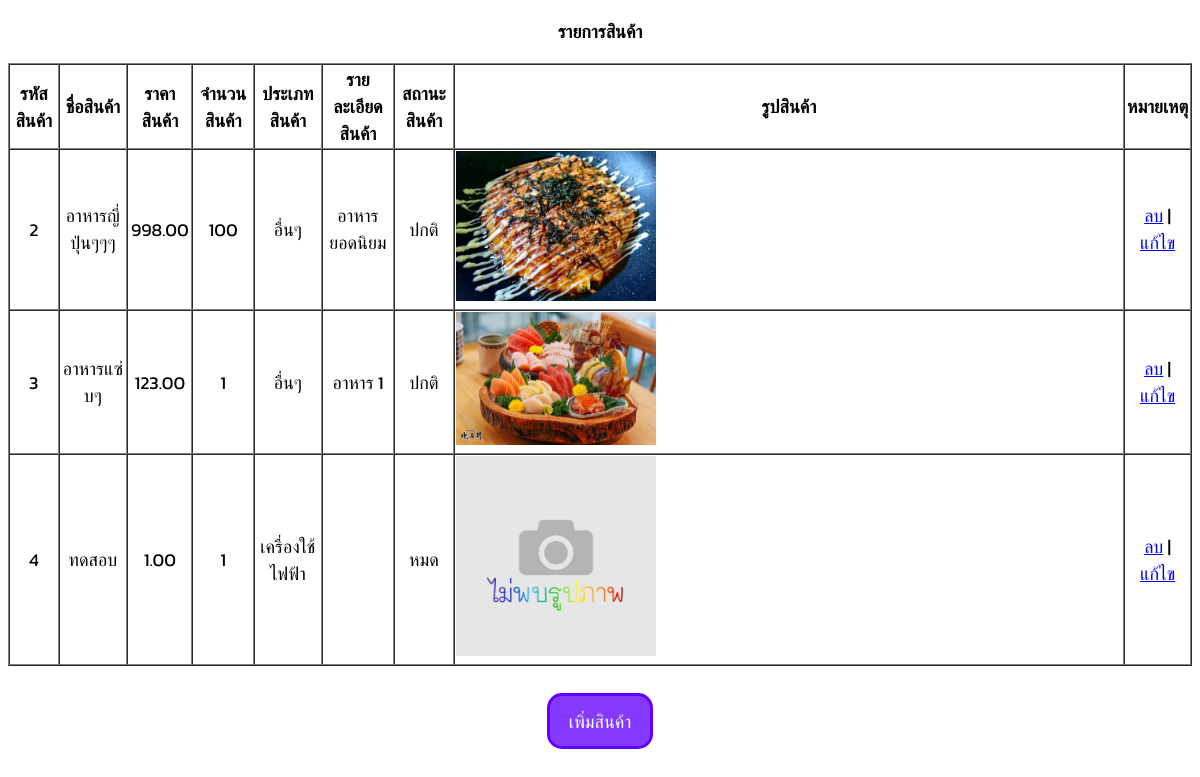
The page /admin/product_query.php on the database its author committed.
### tables this page shows
CREATE TABLE `products` (
  `product_id` int(6) NOT NULL,
  `product_name` varchar(100) NOT NULL,
  `product_price` decimal(10,2) NOT NULL,
  `product_quantity` int(4) NOT NULL,
  `product_type` varchar(50) NOT NULL,
  `product_status` varchar(50) NOT NULL,
  `product_description` text NOT NULL,
  `product_image_path` varchar(255) NOT NULL
);

### admin/product_query.php (the view, shortened to what this page needs)
<!DOCTYPE html>
<html lang="en">
<head>
    <link rel="stylesheet" href="../css/styles.css">
</head>
</html>
<?php
    include "../db_connect.php";
    $cmd_query = "SELECT * from products";
    $cmd_result = mysqli_query($db_connect,$cmd_query);
    echo "
        <h3 class='h3x'>รายการสินค้า</h3>
        <table border=1 cellspacing=0>
            <tr>
                <th>รหัสสินค้า</th>
                <th>ชื่อสินค้า</th>
                <th>ราคาสินค้า</th>
                <th>จำนวนสินค้า</th>
                <th>ประเภทสินค้า</th>
                <th>รายละเอียดสินค้า</th>
                <th>สถานะสินค้า</th>
                <th>รูปสินค้า</th>
                <th >หมายเหตุ</th>
            </tr>
    ";
    while ($record = mysqli_fetch_array($cmd_result)) {
        echo "
            <tr>
                <td><p>$record[product_id]</p></td>
                <td><p>$record[product_name]</p></td>
                <td><p>$record[product_price]</p></td>
                <td><p>$record[product_quantity]</p></td>
                <td><p>$record[product_type]</p></td>
                <td><p>$record[product_description]</p></td>
                <td><p>$record[product_status]</p></td>
                <td><img src=../images_db/$record[product_image_path] width=30%></td>
                <td><p>
                <a href='product_delete.php?product_id=$record[product_id]' onclick=\"return confirm('คุณต้องการลบข้อมูลสินค้า $record[product_name] หรือไม่?')\">ลบ</a> |
                <a href='product_edit.php?product_id=$record[product_id]' onclick=\"return confirm('คุณต้องการแก้ไขข้อมูลสินค้า $record[product_name] หรือไม่?')\">แก้ไข</a></p></td>
            </tr>";
    }
    echo "</table>";
    echo "\n<br><a class='a_bf' href='product_add.php' onclick=\"return confirm('คุณต้องการไปหน้าเพิ่มข้อมูลสินค้าหรือไม่?')\">เพิ่มสินค้า</a>";

### css/styles.css (style rules this page uses)
* { font-family: 'Kanit', sans-serif; font-size: large; }
.h3x { text-align: center; }
.a_bf { text-decoration: none; display: flex; width: 100px; height: 50px; justify-content: center; text-align: center; align-items: center; margin: 0 auto; border: 3px solid rgb(98, 0, 255); background-color: rgb(133, 57, 255); border-radius: 15px; text-decoration-color: white; color: white; }

### admin/product_query.php (style rules this page uses)
p { display: block; text-align: center; }

### rows shown on the page
products: product_id "2", product_name "อาหารญี่ปุ่นๆๆๆ", product_price "998.00", product_quantity "100", product_type "อื่นๆ", product_description "อาหารยอดนิยม", product_status "ปกติ", product_image_path (picture)
products: product_id "3", product_name "อาหารแซ่บๆ", product_price "123.00", product_quantity "1", product_type "อื่นๆ", product_description "อาหาร 1", product_status "ปกติ", product_image_path (picture)
products: product_id "4", product_name "ทดสอบ", product_price "1.00", product_quantity "1", product_type "เครื่องใช้ไฟฟ้า", product_status "หมด", product_image_path (picture)
